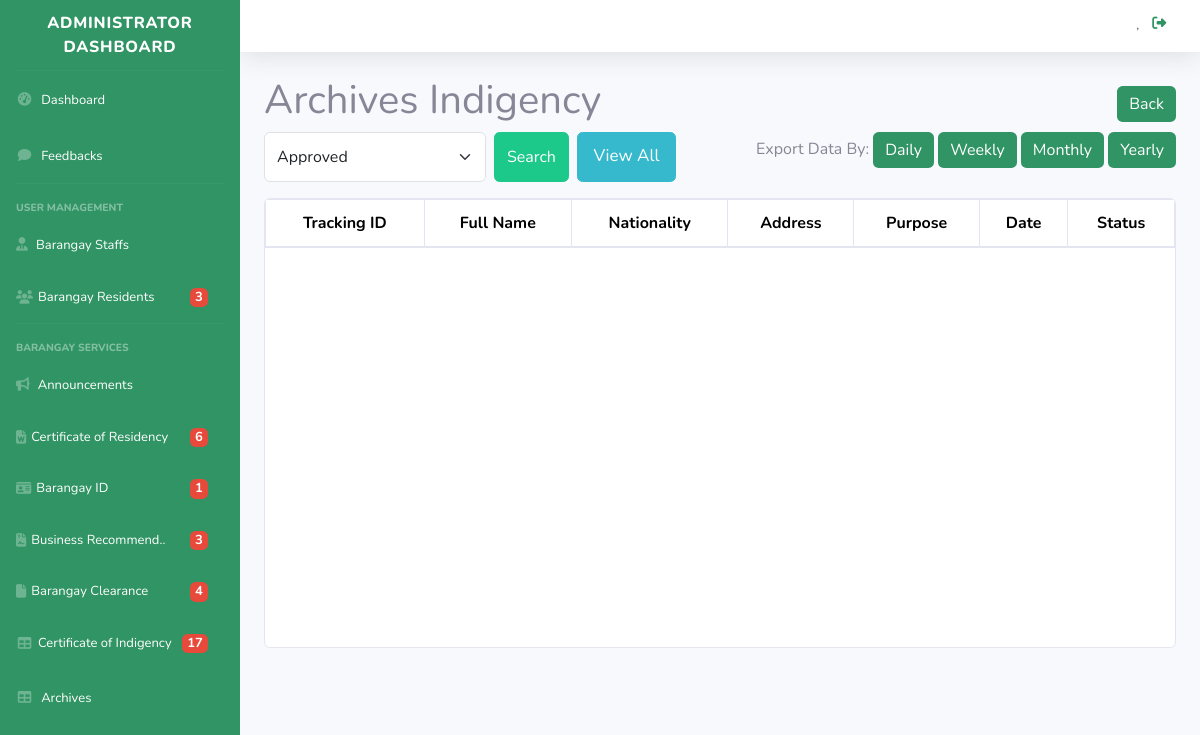
The page /archive_indigency.php on the database as committed earlier.
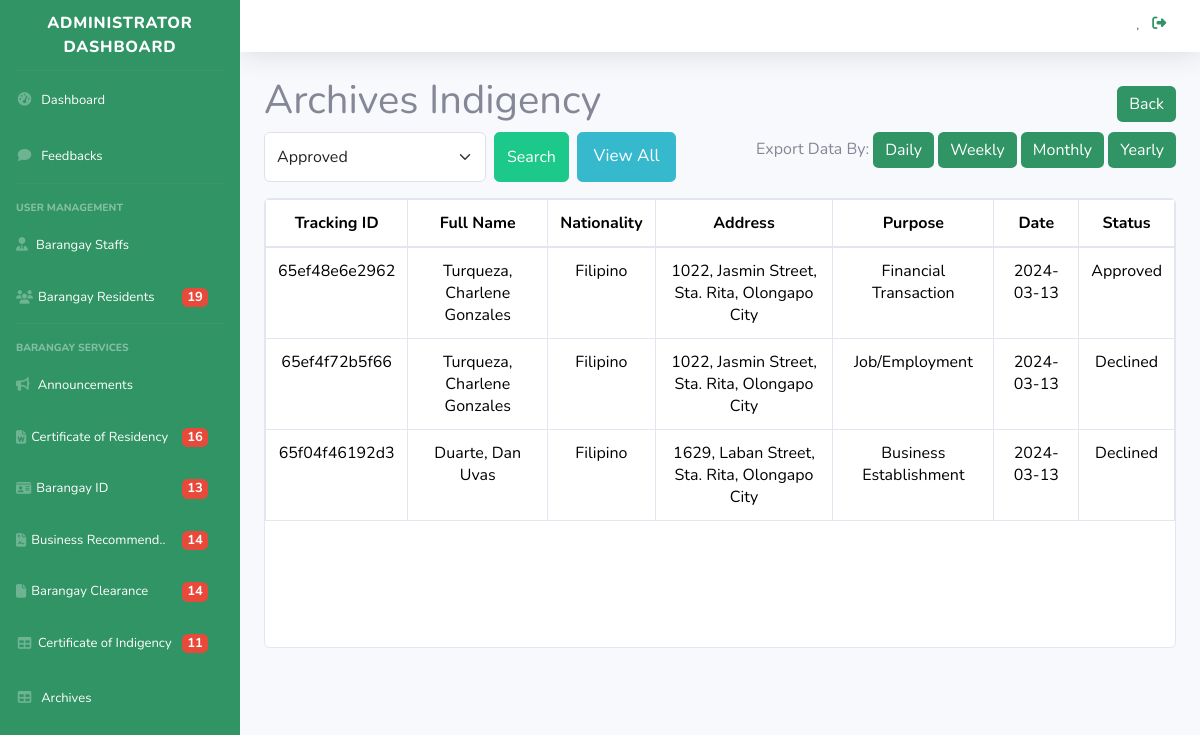
The same page on the database as committed later.
### tables this page shows
CREATE TABLE `tbl_indigency` (
  `id_indigency` int(11) NOT NULL,
  `track_id` varchar(15) NOT NULL,
  `id_resident` int(11) NOT NULL,
  `lname` varchar(255) NOT NULL,
  `fname` varchar(255) NOT NULL,
  `mi` varchar(255) NOT NULL,
  `nationality` varchar(255) NOT NULL,
  `houseno` varchar(255) NOT NULL,
  `street` varchar(255) NOT NULL,
  `brgy` varchar(255) NOT NULL,
  `municipal` varchar(255) NOT NULL,
  `purpose` varchar(255) DEFAULT NULL,
  `date` date NOT NULL,
  `form_status` varchar(255) NOT NULL DEFAULT 'Pending',
  `certofindigency_photo` varchar(255) DEFAULT NULL,
  `created_at` timestamp NOT NULL DEFAULT current_timestamp(),
  `deleted_at` datetime DEFAULT NULL
);

### classes/main.class.php (called while the page is built, shortened)
<?php
class BMISClass {
    protected $server = "mysql:host=localhost;dbname=bmis";
    protected $user = "root";
    protected $pass = "";
    protected $options = array(PDO::ATTR_ERRMODE => PDO::ERRMODE_EXCEPTION, PDO::ATTR_DEFAULT_FETCH_MODE => PDO::FETCH_ASSOC);
    public function openConn() {
        try {
            $this->con = new PDO($this->server, $this->user, $this->pass, $this->options);
            return $this->con;
        }
        catch(PDOException $e) {
            echo "Datbase Connection Error! ", $e->getMessage();
        }
    }
    public function view_certofindigency_done(){
        $connection = $this->openConn();
        $stmt = $connection->prepare("SELECT * FROM tbl_indigency WHERE form_status ='Approved' OR form_status='Declined'");
        $stmt->execute();
        $view = $stmt->fetchAll();
        return $view;
    }
}
?>

### tables/certofindigency_done.php (the view, shortened to what the changed rows need)
<?php
	require 'classes/conn.php';
	if(isset($_POST['search_certofindigency'])){
		$keyword = $_POST['keyword'];
?>
<table class="table table-hover text-center table-bordered" >
    <thead class="alert-info">
    <tr>
            <th> Tracking ID </th>
            <th> Full Name </th>
            <th> Nationality </th>
            <th> Address </th>
            <th> Purpose </th>
            <th> Date </th>
            <th> Status </th>
        </tr>
    </thead>
    <tbody>
        <?php
            $formStatus = $_POST['form_status'];
            $stmnt = $conn->prepare("SELECT * FROM `tbl_indigency` WHERE (`lname` LIKE '%$keyword%' or  `mi` LIKE '%$keyword%' or  `fname` LIKE '%$keyword%' or  `track_id` LIKE '%$keyword%') AND `form_status` = '$formStatus'");
            $stmnt->execute();
            while($view = $stmnt->fetch()){
        ?>
 <tr>
                    <td> <?= $view['track_id'];?> </td>
                    <td> <?= $view['lname'];?>, <?= $view['fname'];?> <?= $view['mi'];?></td>
                    <td> <?= $view['nationality'];?> </td>
                    <td> <?= $view['houseno'];?>, <?= $view['street'];?>, <?= $view['brgy'];?>, <?= $view['municipal'];?> </td>
                    <td> <?= $view['purpose'];?> </td>
                    <td> <?= $view['date'];?> </td>
                    <td> <?= $view['form_status'];?> </td>
                </tr>
        <?php
        }
        ?>
    </tbody>
</table>
<?php
	}else{
?>
<table class="table table-hover text-center table-bordered">
    <thead class="alert-info">
        <tr>
            <th> Tracking ID </th>
            <th> Full Name </th>
            <th> Nationality </th>
            <th> Address </th>
            <th> Purpose </th>
            <th> Date </th>
            <th> Status </th>
        </tr>
    </thead>
    <tbody>
        <?php if(is_array($view)) {?>
            <?php foreach($view as $view) {?>
                <tr>
                    <td> <?= $view['track_id'];?> </td>
                    <td> <?= $view['lname'];?>, <?= $view['fname'];?> <?= $view['mi'];?></td>
                    <td> <?= $view['nationality'];?> </td>
                    <td> <?= $view['houseno'];?>, <?= $view['street'];?>, <?= $view['brgy'];?>, <?= $view['municipal'];?> </td>
                    <td> <?= $view['purpose'];?> </td>
                    <td> <?= $view['date'];?> </td>
                    <td> <?= $view['form_status'];?> </td>
                </tr>
            <?php
                }
            ?>
        <?php
            }
        ?>
    </tbody>
</table>
<?php
	}
?>

### dashboard_sidebar_start.php (shortened to what the changed rows need)
<!DOCTYPE html>
<html lang="en">
<head>
    <link href="vendor/fontawesome-free/css/all.min.css" rel="stylesheet" type="text/css">
        <link href="https://cdn.jsdelivr.net/npm/bootstrap@5.3.2/dist/css/bootstrap.min.css" rel="stylesheet">
    <link href="css/sb-admin-2.css" rel="stylesheet">
</head>
<body id="page-top">
    <div id="wrapper">
        <ul class="navbar-nav sidebar sidebar-dark accordion" id="accordionSidebar">
            <li class="nav-item">
                <a class="nav-link" href="admn_resident_crud.php" style="display: flex; align-items: center;">
                    <i class="fas fa-users" style="margin-right: 5px;"></i>
                    <span style="flex: 1;">Barangay Residents</span>
                    <?php $registered_users = $residentbmis->count_registered_resident(); ?>
                    <?php if($registered_users > 0) : ?>
                        <span class="badge badge-danger"><?php echo $registered_users; ?></span>
                    <?php endif; ?>
                </a>
            </li>
            <li class="nav-item">
                <a class="nav-link" href="admn_certofres.php" style="display: flex; align-items: center;">
                    <i class="fas fa-file-word" style="margin-right: 5px;"></i>
                    <span style="flex: 1;">Certificate of Residency</span>
                    <?php $registered_users = $residentbmis->count_residency(); ?>
                    <?php if($registered_users > 0) : ?>
                        <span class="badge badge-danger" style="margin-left:6px;font-size:10px;"><?php echo $registered_users; ?></span>
                    <?php endif; ?>
                </a>
            </li>
            <li class="nav-item">
                <a class="nav-link" href="admn_brgyid.php" style="display: flex; align-items: center;">
                    <i class="fas fa-id-card" style="margin-right: 5px;"></i>
                    <span style="flex: 1;">Barangay ID </span>
                    <?php $registered_users = $residentbmis->count_id(); ?>
                    <?php if($registered_users > 0) : ?>
                        <span class="badge badge-danger" style="margin-left:70px;font-size:10px;"><?php echo $registered_users; ?></span>
                    <?php endif; ?></a>
            </li>
            <li class="nav-item">
                <a class="nav-link" href="admn_bspermit.php" style="display: flex; align-items: center;">
                    <i class="fas fa-file-contract" style="margin-right: 5px;"></i>
                    <span style="flex: 1;">Business Recommend..</span>
                    <?php $registered_users = $residentbmis->count_bussiness(); ?>
                    <?php if($registered_users > 0) : ?>
                        <span class="badge badge-danger" style="margin-left:9px;font-size:10px;"><?php echo $registered_users; ?></span>
                    <?php endif; ?></a>
            </li>
            <li class="nav-item">
                <a class="nav-link" href="admn_brgyclearance.php" style="display: flex; align-items: center;">
                    <i class="fas fa-file" style="margin-right: 5px;"></i>
                    <span style="flex: 1;">Barangay Clearance</span>
                    <?php $registered_users = $residentbmis->count_clearance(); ?>
                    <?php if($registered_users > 0) : ?>
                        <span class="badge badge-danger" style="margin-left:27px;font-size:10px;"><?php echo $registered_users; ?></span>
                    <?php endif; ?></a>
            </li>
            <li class="nav-item">
                <a class="nav-link" href="admn_certofindigency.php" style="display: flex; align-items: center;">
                    <i class="fas fa-fw fa-table" style="margin-right: 5px;"></i>
                    <span style="flex: 1;">Certificate of Indigency</span>
                    <?php $registered_users = $residentbmis->count_indigency(); ?>
                    <?php if($registered_users > 0) : ?>
                        <span class="badge badge-danger" style="margin-left:2px;font-size:10px;"><?php echo $registered_users; ?></span>
                    <?php endif; ?></a>
            </li>
        </ul>
        <div id="content-wrapper" class="d-flex flex-column">
            <div id="content">

Rows that differ between the two databases and show on the page:
added tbl_indigency: track "65ef48e6e2962", lname "Turqueza", fname "Charlene", mi "Gonzales", nationality "Filipino", houseno "1022", street "Jasmin Street", brgy "Sta. Rita", municipal "Olongapo City", purpose "Financial Transaction", date "2024-03-13", form_status "Approved"
added tbl_indigency: track "65ef4f72b5f66", lname "Turqueza", fname "Charlene", mi "Gonzales", nationality "Filipino", houseno "1022", street "Jasmin Street", brgy "Sta. Rita", municipal "Olongapo City", purpose "Job/Employment", date "2024-03-13", form_status "Declined"
now on this page (row edited): tbl_indigency: track "65f04f46192d3", lname "Duarte", fname "Dan", mi "Uvas", nationality "Filipino", houseno "1629", street "Laban Street", brgy "Sta. Rita", municipal "Olongapo City", purpose "Business Establishment", date "2024-03-13", form_status "Declined"
Other text that changed with them:
$registered_users: "3" → "19"
$registered_users: "6" → "16"
$registered_users: "1" → "13"
$registered_users: "3" → "14"
$registered_users: "4" → "14"
$registered_users: "17" → "11"
